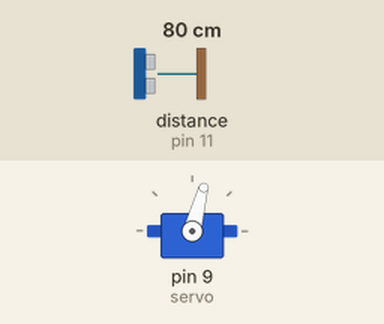
Recording of a program running on a simulated Arduino Uno, built with avr-gcc and run on an emulated ATmega328P. Parts: servo. The inputs (shaded band) are chosen by the test bench; at power-on: distance to the obstacle (sensor on pin 11) 80 cm. The echo pulse lasts 58.3 µs per cm; what the program prints to the serial monitor is not drawn.

Above: at 1.2 s.
1.3 s: distance to the obstacle (sensor on pin 11) set to 2 cm
At 1.7 s:
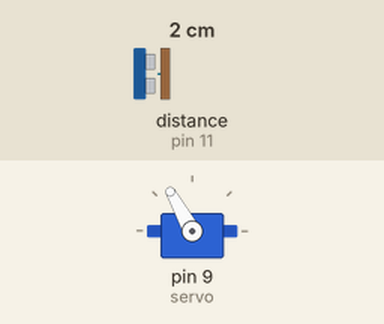
4.3 s: distance to the obstacle (sensor on pin 11) set to 9 cm
At 6.04 s:
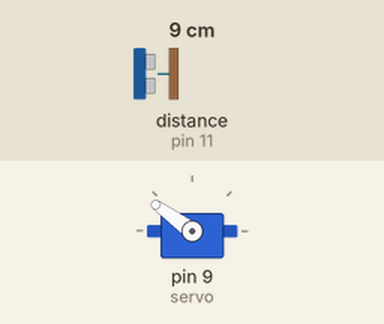
7.3 s: distance to the obstacle (sensor on pin 11) set to 18 cm
At 8.48 s:
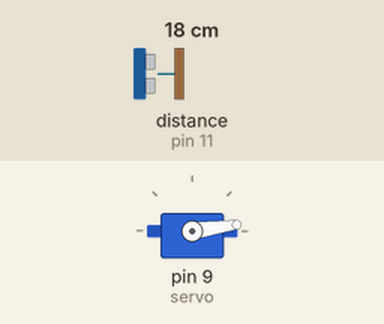
Timing chart, 0 to 19.3 s (numbered marks = the images above; inputs shaded):
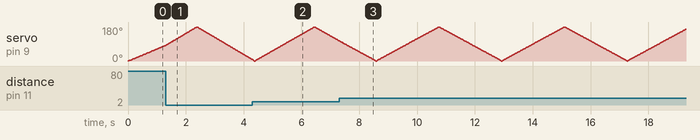

The program:

main.cpp
```cpp
#include <Arduino.h>
#include <Servo.h>
#include <NewPing.h>

const int trigPin=10;
const int echoPin=11;

long duration;
int distance;

Servo servo; // names the servo library to servo

NewPing sonar (10, 11, 500); //  trig_pin:10  echo_pin:11  distance_cm:500cm and names the NewPing library to sonar

void setup() {

  Serial.begin(9600);
  pinMode(trigPin,OUTPUT);
  pinMode(echoPin,INPUT);

  servo.attach(9); // servo to pin9
}

void loop()
{
    for(int i=0;i<=180;i++){            // rotates the servo motor from 0 to 180 degrees
    servo.write(i);
    delay(10);
    distance = sonar.ping_cm();

    Serial.print(i);                      // sends the current degree into the Serial Port
    Serial.print(",");                   // sends addition character right next to the previous value needed later in the Processing IDE for indexing
    Serial.print(distance);                // sends the distance value into the Serial Port
    Serial.print(".");                   // sends addition character right next to the previous value needed later in the Processing IDE for indexing
      }

    for(int i=180;i>0;i--){
    servo.write(i);
    delay(10);
    distance = sonar.ping_cm();
    Serial.print(i);
    Serial.print(",");
    Serial.print(distance);
    Serial.print(".");
    }

}

int calDist()
{
   digitalWrite(trigPin, LOW);
   delayMicroseconds(2);

  digitalWrite(trigPin, HIGH);  // sets the trigPin on HIGH state for 10 micro seconds
  delayMicroseconds(10);
  digitalWrite(trigPin, LOW);

  duration = pulseIn(echoPin, HIGH);   // reads the echoPin, returns the sound wave travel time in microseconds

  distance= duration*0.034/2;  // calculating the distance; range = 2cm to 500 cm

  return distance;
}
```
